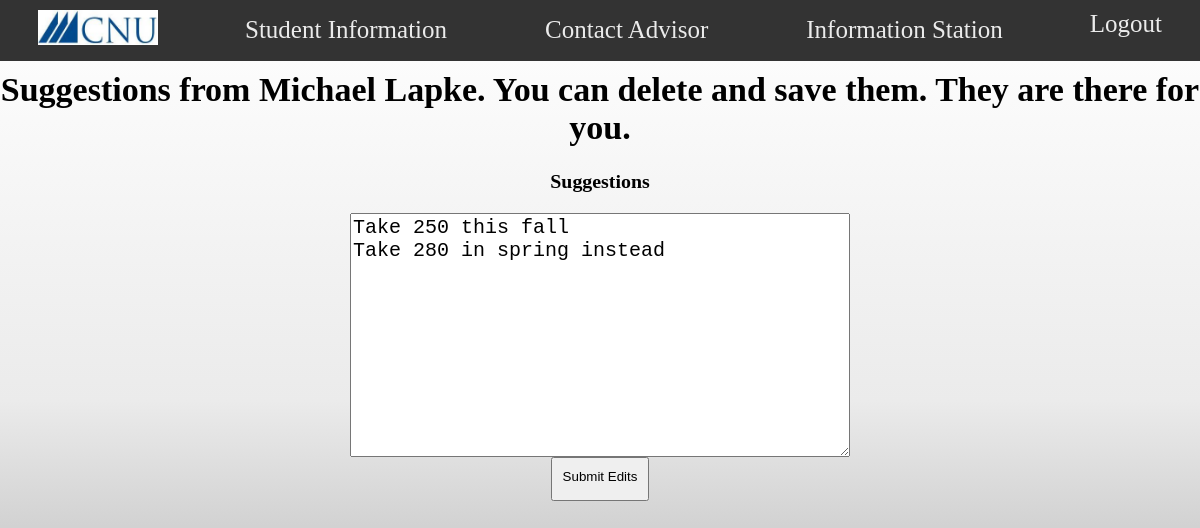
/webroot/student/student_suggestions.php (signed in), run on the app's committed database.
### tables this page shows
CREATE TABLE `advisor` (
  `Advisor_ID` varchar(11) NOT NULL,
  `Password` varchar(64) DEFAULT NULL,
  `First_Name` varchar(16) DEFAULT NULL,
  `Last_Name` varchar(16) DEFAULT NULL,
  `EmailAddress` varchar(32) DEFAULT NULL,
  `Role` varchar(32) DEFAULT 'unverifiedadvisor',
  `IsChair` tinyint(1) DEFAULT '0',
  `Department` varchar(45) DEFAULT NULL,
  `Office` varchar(15) DEFAULT NULL,
  `OfficeHours` varchar(300) DEFAULT NULL,
  PRIMARY KEY (`Advisor_ID`)
);

CREATE TABLE `student` (
  `Student_ID` varchar(11) NOT NULL,
  `Password` varchar(64) DEFAULT NULL,
  `First_Name` varchar(16) DEFAULT NULL,
  `Last_Name` varchar(16) DEFAULT NULL,
  `EmailAddress` varchar(32) DEFAULT NULL,
  `Major` varchar(128) DEFAULT NULL,
  `Minors` varchar(128) DEFAULT NULL,
  `Year` int DEFAULT NULL,
  `Role` varchar(16) DEFAULT 'student',
  `Suggestions` varchar(2048) DEFAULT NULL,
  `Authorized` tinyint NOT NULL DEFAULT '0',
  `FourYearPlan` varchar(1000) DEFAULT NULL,
  PRIMARY KEY (`Student_ID`)
);

### webroot/student/student_suggestions.php (the view, shortened to what this page needs)
<?php
include "student_header.php";
$result = mysqli_query($link, "SELECT Advisor_ID from advising_table WHERE Student_ID = '$id'");
while ($row = mysqli_fetch_array($result)) {
	$Advisors_ID = $row["Advisor_ID"];
}
$resultsuggestion = mysqli_query($link, "SELECT Suggestions from student WHERE Student_ID = '$id'");
while ($row3 = mysqli_fetch_array($resultsuggestion)) {
	$suggestions = $row3["Suggestions"];
}
$result2 = mysqli_query($link, "SELECT First_Name, Last_Name FROM advisor WHERE Advisor_ID = '$Advisors_ID'");
while ($row2 = mysqli_fetch_array($result2)) {
	$advisor_first = $row2["First_Name"];
	$advisor_last = $row2["Last_Name"];
}
?>
<div>
	<h1><?php if(isset($advisor_first) && isset($advisor_last)) {echo "Suggestions from " . $advisor_first . " " . $advisor_last . ". You can delete and save them. They are there for you.";} else{ echo "Error: You have no advisor";} ?></h1>
	<h3 class="centered">Suggestions</h3>
	<form action="<?php echo htmlspecialchars($_SERVER["PHP_SELF"]); ?>" method="post">
		<form name="suggestionsform" class="centeredbutton">
			<div>
				<div>
					<textarea class="chunkybox" name="suggestions" rows="10" col="15"><?php echo $suggestions; ?></textarea>
				</div>
			</div>
			<button class="centeredbutton" type="submit">Submit Edits</button>
		</form>
</div>
</body>
</html>

### webroot/student/student.css (style rules this page uses)
* { box-sizing: border-box; }
html { min-height: 100%; }
h1 { text-align: center; margin-top: 10px; }
form { margin: 10px 20px; }
textarea { margin: 10px auto 10px auto; width: 80%; max-width: 500px; display: flex; flex-flow: column nowrap; }
.chunkybox { margin: auto; inline-size: 80vw; overflow-wrap: break-word; height: auto; padding-bottom: 10px; }
.centeredbutton { text-align: center; display: block; margin: auto; padding: 10px; padding-bottom: 15px; }
.centered { text-align: center; }
textarea { font-size: 20px; width: 100%; height: auto; }
@media (min-width:780px) { input, textarea, select { margin: 10px 0; } }

### data on the page
advisor: First_Name "Michael", Last_Name "Lapke"
student: suggestions "Take 250 this fall Take 280 in spring instead"
